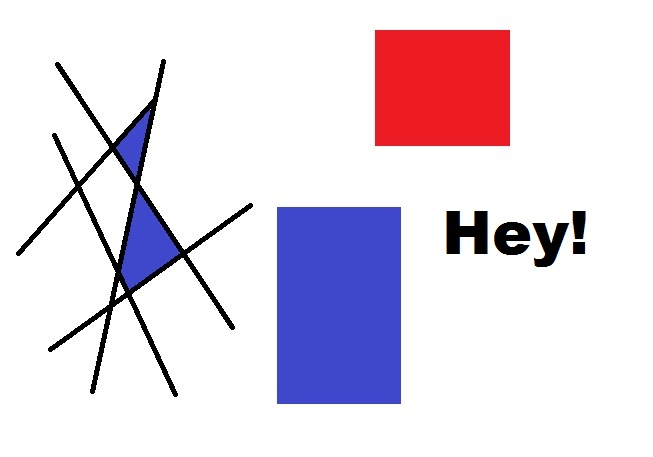
#> input picture opencv-corner-detection-sample.jpg, 653 x 457 px
$ python size-object.py opencv-corner-detection-sample.jpg 5
#> lines starting #> are read from the running program, lines starting #| are printed output that depends on the picture; after the words box and inside, x2 and y2 are one past the last pixel; in counts of white or black regions, pixels touching at a corner belong together
'''
 * Python script to measure the size of an object, based on
 * the size of a reference object in the image.
 *
 * usage: python LeafSize.py <filename> <threshold>
'''
import cv2, sys
import pdb

# read command-line arguments
filename = sys.argv[1]
t = int(sys.argv[2])

# read image as grayscale
image = cv2.imread(filename = filename, flags = cv2.IMREAD_GRAYSCALE)
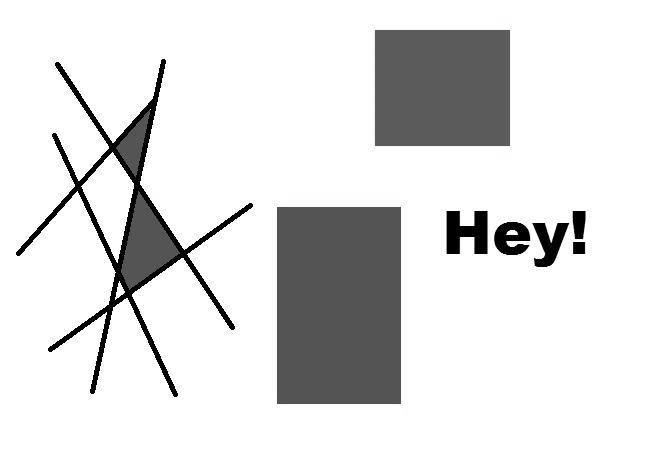
#> image: shape (457, 653); min 0, max 255, mean 221.4

# blur and threshold
blur = cv2.GaussianBlur(src = image,
    ksize = (5, 5),
    sigmaX = 0)

(t, binary) = cv2.threshold(src = blur,
    thresh = t,
    maxval = 255,
    type = cv2.THRESH_BINARY_INV)
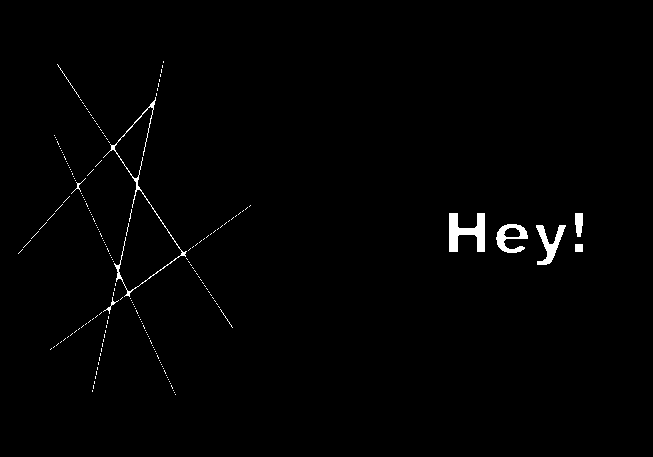
#> binary: shape (457, 653); 1% white; 204 white regions (195 under 20 px)
#> t = 5

# find contours
contours, _ = cv2.findContours(image = binary,
    mode = cv2.RETR_EXTERNAL,
    method = cv2.CHAIN_APPROX_SIMPLE)
#> contours = 204 contours, 198 with area under 20; largest, box (x1, y1, x2, y2) and area: (449, 213, 485, 252) 703, (496, 224, 528, 253) 500, (536, 225, 566, 265) 393, (103, 97, 187, 297) 206, (575, 213, 583, 237) 132, (575, 244, 583, 252) 49

# pdb.set_trace()
# determine average length of contours
avg = 0
for c in contours:
    avg += len(c)
#> this loop made 204 passes
#> (c, avg) on passes 1 to 3: ([[175, 394]], 1), ([[174, 392]], 2), ([[173, 390]], 3)
#> after the loop, avg = 1070

avg /= len(contours)
#> avg = 5.25

# save index of largest contour
largestIdx = -1
largestSize = -1


# find size of the reference square
for i, c in enumerate(contours):
    # keep track of largest one
    if len(c) > largestSize:
        largestSize = len(c)
        largestIdx = i

    # now only look at the larger contours
    if len(c) > avg / 10:
        # get approximating polygon
        epsilon = 0.1 * cv2.arcLength(curve = c, closed = True)

        approx = cv2.approxPolyDP(curve = c,
            epsilon = epsilon,
            closed = True)

        # the one with four vertices should be the reference
        if len(approx) > 2:
            # save bounding rectangle info
            x, y, w, h = cv2.boundingRect(c)
#> this loop made 204 passes
#> (largestSize, epsilon, approx, x, y, w, h) on pass 79: (28, 5.71, [[118, 300], [112, 297], [103, 311]], 103, 297, 16, 17)
#> (largestSize, epsilon, approx) on passes 1, 4, 5, 67: (1, 0, [[175, 394]]), (2, 0.2, [[92, 390], [92, 391]]), (6, 0.683, [[171, 385], [172, 388]]), (26, 4.59, [[220, 309], [232, 327]])
#> after the loop, largestIdx = 194; largestSize = 401

# calculate cm per pixels scale
scaleX = 2.54 / w
#> scaleX = 0.0706
scaleY = 2.54 / h
#> scaleY = 0.0651

# get bounding box for the largest contour
x, y, w, h = cv2.boundingRect(contours[largestIdx])
#> y = 97; w = 84; h = 200


# calculate height and width of the leaf
height = h * scaleY
#> height = 13.03
width = w * scaleX
#> width = 5.93

# print results
print('%0.2f cm wide x %0.2f cm tall' % (width, height))
#| 5.93 cm wide x 13.03 cm tall
